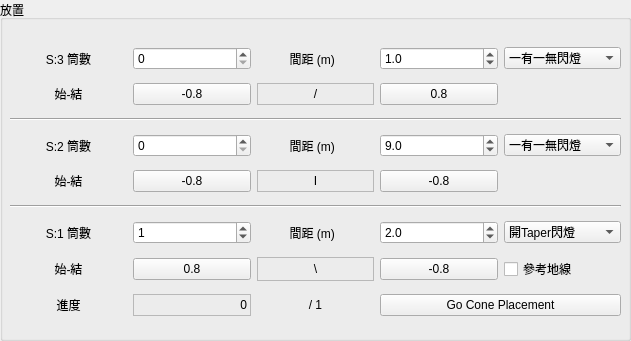
       <widget class="QGroupBox" name="conePlaceGroupBox">
        <property name="geometry">
         <rect>
          <x>1220</x>
          <y>0</y>
          <width>631</width>
          <height>341</height>
         </rect>
        </property>
        <property name="title">
         <string>放置</string>
        </property>
        <widget class="QWidget" name="gridLayoutWidget_17">
         <property name="geometry">
          <rect>
           <x>10</x>
           <y>40</y>
           <width>611</width>
           <height>284</height>
          </rect>
         </property>
         <layout class="QGridLayout" name="gridLayout_19">
          <item row="4" column="0">
           <widget class="QLabel" name="label_63">
            <property name="text">
             <string>始-結</string>
            </property>
            <property name="alignment">
             <set>Qt::AlignCenter</set>
            </property>
           </widget>
          </item>
          <item row="0" column="0">
           <widget class="QLabel" name="label_23">
            <property name="text">
             <string>S:3 筒數</string>
            </property>
            <property name="alignment">
             <set>Qt::AlignCenter</set>
            </property>
           </widget>
          </item>
          <item row="0" column="2">
           <widget class="QLabel" name="label_21">
            <property name="text">
             <string>間距 (m)  </string>
            </property>
            <property name="alignment">
             <set>Qt::AlignCenter</set>
            </property>
           </widget>
          </item>
          <item row="8" column="0">
           <widget class="QLabel" name="label_15">
            <property name="frameShape">
             <enum>QFrame::NoFrame</enum>
            </property>
            <property name="lineWidth">
             <number>5</number>
            </property>
            <property name="text">
             <string>進度</string>
            </property>
            <property name="alignment">
             <set>Qt::AlignCenter</set>
            </property>
           </widget>
          </item>
          <item row="8" column="1">
           <widget class="QLabel" name="numOfConePlaceProcessLabel_0">
            <property name="frameShape">
             <enum>QFrame::StyledPanel</enum>
            </property>
            <property name="frameShadow">
             <enum>QFrame::Plain</enum>
            </property>
            <property name="lineWidth">
             <number>5</number>
            </property>
            <property name="text">
             <string>0</string>
            </property>
            <property name="alignment">
             <set>Qt::AlignRight|Qt::AlignTrailing|Qt::AlignVCenter</set>
            </property>
           </widget>
          </item>
          <item row="1" column="0">
           <widget class="QLabel" name="label_47">
            <property name="text">
             <string>始-結</string>
            </property>
            <property name="alignment">
             <set>Qt::AlignCenter</set>
            </property>
           </widget>
          </item>
          <item row="3" column="4">
           <widget class="QComboBox" name="withLanternComboBox_1">
            <property name="currentIndex">
             <number>1</number>
            </property>
            <item>
             <property name="text">
              <string>無閃燈</string>
             </property>
            </item>
            <item>
             <property name="text">
              <string>一有一無閃燈</string>
             </property>
            </item>
            <item>
             <property name="text">
              <string>全閃燈</string>
             </property>
            </item>
            <item>
             <property name="text">
              <string>開Taper閃燈</string>
             </property>
            </item>
           </widget>
          </item>
          <item row="3" column="0">
           <widget class="QLabel" name="label_62">
            <property name="text">
             <string>S:2 筒數</string>
            </property>
            <property name="alignment">
             <set>Qt::AlignCenter</set>
            </property>
           </widget>
          </item>
          <item row="4" column="1">
           <widget class="QPushButton" name="ConePlaceStartYPosPushButton_1">
            <property name="text">
             <string>-0.8</string>
            </property>
           </widget>
          </item>
          <item row="6" column="2">
           <widget class="QLabel" name="label_67">
            <property name="text">
             <string>間距 (m)  </string>
            </property>
            <property name="alignment">
             <set>Qt::AlignCenter</set>
            </property>
           </widget>
          </item>
          <item row="5" column="0" colspan="5">
           <widget class="Line" name="line_5">
            <property name="orientation">
             <enum>Qt::Horizontal</enum>
            </property>
           </widget>
          </item>
          <item row="6" column="0">
           <widget class="QLabel" name="label_65">
            <property name="text">
             <string>S:1 筒數</string>
            </property>
            <property name="alignment">
             <set>Qt::AlignCenter</set>
            </property>
           </widget>
          </item>
          <item row="7" column="0">
           <widget class="QLabel" name="label_66">
            <property name="text">
             <string>始-結</string>
            </property>
            <property name="alignment">
             <set>Qt::AlignCenter</set>
            </property>
           </widget>
          </item>
          <item row="8" column="3" colspan="2">
           <widget class="QPushButton" name="ConePlaceButton">
            <property name="text">
             <string>Go Cone Placement</string>
            </property>
           </widget>
          </item>
          <item row="3" column="1">
           <widget class="QSpinBox" name="numOfConeToPlaceSpinBox_1">
            <property name="minimum">
             <number>0</number>
            </property>
            <property name="maximum">
             <number>999</number>
            </property>
            <property name="value">
             <number>0</number>
            </property>
           </widget>
          </item>
          <item row="4" column="2">
           <widget class="QLabel" name="conePlaceOriLabel_1">
            <property name="frameShape">
             <enum>QFrame::StyledPanel</enum>
            </property>
            <property name="text">
             <string>I</string>
            </property>
            <property name="alignment">
             <set>Qt::AlignCenter</set>
            </property>
           </widget>
          </item>
          <item row="3" column="2">
           <widget class="QLabel" name="label_22">
            <property name="text">
             <string>間距 (m)  </string>
            </property>
            <property name="alignment">
             <set>Qt::AlignCenter</set>
            </property>
           </widget>
          </item>
          <item row="4" column="3">
           <widget class="QPushButton" name="ConePlaceEndYPosPushButton_1">
            <property name="text">
             <string>-0.8</string>
            </property>
           </widget>
          </item>
          <item row="2" column="0" colspan="5">
           <widget class="Line" name="line_4">
            <property name="orientation">
             <enum>Qt::Horizontal</enum>
            </property>
           </widget>
          </item>
          <item row="8" column="2">
           <widget class="QLabel" name="numOfConePlaceProcessLabel_1">
            <property name="text">
             <string>/ 1</string>
            </property>
            <property name="alignment">
             <set>Qt::AlignCenter</set>
            </property>
           </widget>
          </item>
          <item row="0" column="1">
           <widget class="QSpinBox" name="numOfConeToPlaceSpinBox_2">
            <property name="minimum">
             <number>0</number>
            </property>
            <property name="maximum">
             <number>999</number>
            </property>
            <property name="value">
             <number>0</number>
            </property>
           </widget>
          </item>
          <item row="6" column="1">
           <widget class="QSpinBox" name="numOfConeToPlaceSpinBox_0">
            <property name="minimum">
             <number>0</number>
            </property>
            <property name="maximum">
             <number>999</number>
            </property>
            <property name="value">
             <number>1</number>
            </property>
            <property name="displayIntegerBase">
             <number>10</number>
            </property>
           </widget>
          </item>
          <item row="0" column="4">
           <widget class="QComboBox" name="withLanternComboBox_2">
            <property name="currentIndex">
             <number>1</number>
            </property>
            <item>
             <property name="text">
              <string>無閃燈</string>
             </property>
            </item>
            <item>
             <property name="text">
              <string>一有一無閃燈</string>
             </property>
            </item>
            <item>
             <property name="text">
              <string>全閃燈</string>
             </property>
            </item>
            <item>
             <property name="text">
              <string>開Taper閃燈</string>
             </property>
            </item>
           </widget>
          </item>
          <item row="6" column="4">
           <widget class="QComboBox" name="withLanternComboBox_0">
            <property name="currentIndex">
             <number>3</number>
            </property>
            <item>
             <property name="text">
              <string>無閃燈</string>
             </property>
            </item>
            <item>
             <property name="text">
              <string>一有一無閃燈</string>
             </property>
            </item>
            <item>
             <property name="text">
              <string>全閃燈</string>
             </property>
            </item>
            <item>
             <property name="text">
              <string>開Taper閃燈</string>
             </property>
            </item>
           </widget>
          </item>
          <item row="7" column="4">
           <widget class="QCheckBox" name="placeRoadmarkCheckBox_0">
            <property name="text">
             <string>參考地線</string>
            </property>
           </widget>
          </item>
          <item row="1" column="3">
           <widget class="QPushButton" name="ConePlaceEndYPosPushButton_2">
            <property name="text">
             <string>0.8</string>
            </property>
           </widget>
          </item>
          <item row="7" column="3">
           <widget class="QPushButton" name="ConePlaceEndYPosPushButton_0">
            <property name="text">
             <string>-0.8</string>
            </property>
           </widget>
          </item>
          <item row="1" column="2">
           <widget class="QLabel" name="conePlaceOriLabel_2">
            <property name="frameShape">
             <enum>QFrame::StyledPanel</enum>
            </property>
            <property name="text">
             <string>/</string>
            </property>
            <property name="alignment">
             <set>Qt::AlignCenter</set>
            </property>
           </widget>
          </item>
          <item row="7" column="2">
           <widget class="QLabel" name="conePlaceOriLabel_0">
            <property name="frameShape">
             <enum>QFrame::StyledPanel</enum>
            </property>
            <property name="text">
             <string>\</string>
            </property>
            <property name="alignment">
             <set>Qt::AlignCenter</set>
            </property>
           </widget>
          </item>
          <item row="7" column="1">
           <widget class="QPushButton" name="ConePlaceStartYPosPushButton_0">
            <property name="text">
             <string>0.8</string>
            </property>
           </widget>
          </item>
          <item row="1" column="1">
           <widget class="QPushButton" name="ConePlaceStartYPosPushButton_2">
            <property name="text">
             <string>-0.8</string>
            </property>
           </widget>
          </item>
          <item row="6" column="3">
           <widget class="QDoubleSpinBox" name="ConeSpacingSpinBox_0">
            <property name="decimals">
             <number>1</number>
            </property>
            <property name="singleStep">
             <double>0.100000000000000</double>
            </property>
            <property name="value">
             <double>2.000000000000000</double>
            </property>
           </widget>
          </item>
          <item row="3" column="3">
           <widget class="QDoubleSpinBox" name="ConeSpacingSpinBox_1">
            <property name="decimals">
             <number>1</number>
            </property>
            <property name="singleStep">
             <double>0.100000000000000</double>
            </property>
            <property name="value">
             <double>9.000000000000000</double>
            </property>
           </widget>
          </item>
          <item row="0" column="3">
           <widget class="QDoubleSpinBox" name="ConeSpacingSpinBox_2">
            <property name="decimals">
             <number>1</number>
            </property>
            <property name="singleStep">
             <double>0.100000000000000</double>
            </property>
            <property name="value">
             <double>1.000000000000000</double>
            </property>
           </widget>
          </item>
         </layout>
        </widget>
       </widget>
